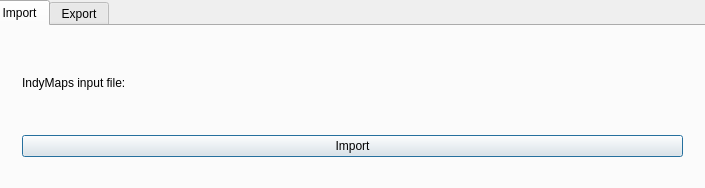
<?xml version="1.0" encoding="UTF-8"?>
<ui version="4.0">
 <class>IndyMapsConverterDialogBase</class>
 <widget class="QDialog" name="IndyMapsConverterDialogBase">
  <property name="geometry">
   <rect>
    <x>0</x>
    <y>0</y>
    <width>705</width>
    <height>188</height>
   </rect>
  </property>
  <property name="windowTitle">
   <string>Indy Maps Converter</string>
  </property>
  <widget class="QWidget" name="gridLayoutWidget">
   <property name="geometry">
    <rect>
     <x>-10</x>
     <y>0</y>
     <width>721</width>
     <height>541</height>
    </rect>
   </property>
   <layout class="QGridLayout" name="gridLayout">
    <item row="0" column="0">
     <widget class="QTabWidget" name="tabWidget">
      <property name="currentIndex">
       <number>0</number>
      </property>
      <widget class="QWidget" name="importTab">
       <attribute name="title">
        <string>Import</string>
       </attribute>
       <widget class="QWidget" name="gridLayoutWidget_2">
        <property name="geometry">
         <rect>
          <x>30</x>
          <y>30</y>
          <width>661</width>
          <height>54</height>
         </rect>
        </property>
        <layout class="QGridLayout" name="inputFileGrid">
         <item row="0" column="0">
          <widget class="QLabel" name="inputFileLabel">
           <property name="text">
            <string>IndyMaps input file:</string>
           </property>
          </widget>
         </item>
         <item row="0" column="1">
          <widget class="QgsFileWidget" name="inputFileQgsWidget"/>
         </item>
        </layout>
       </widget>
       <widget class="QWidget" name="gridLayoutWidget_3">
        <property name="geometry">
         <rect>
          <x>30</x>
          <y>100</y>
          <width>661</width>
          <height>41</height>
         </rect>
        </property>
        <layout class="QGridLayout" name="importGrid">
         <item row="0" column="0">
          <widget class="QPushButton" name="importButton">
           <property name="text">
            <string>Import</string>
           </property>
          </widget>
         </item>
        </layout>
       </widget>
      </widget>
      <widget class="QWidget" name="exportTab">
       <attribute name="title">
        <string>Export</string>
       </attribute>
       <widget class="QWidget" name="gridLayoutWidget_4">
        <property name="geometry">
         <rect>
          <x>30</x>
          <y>20</y>
          <width>661</width>
          <height>51</height>
         </rect>
        </property>
        <layout class="QGridLayout" name="exportFileGrid">
         <item row="0" column="1">
          <widget class="QgsFileWidget" name="exportFileQgsWidget"/>
         </item>
         <item row="0" column="0">
          <widget class="QLabel" name="exportFileLabel">
           <property name="text">
            <string>IndyMaps output file:</string>
           </property>
          </widget>
         </item>
        </layout>
       </widget>
       <widget class="QWidget" name="gridLayoutWidget_5">
        <property name="geometry">
         <rect>
          <x>30</x>
          <y>90</y>
          <width>661</width>
          <height>51</height>
         </rect>
        </property>
        <layout class="QGridLayout" name="exportGrid">
         <item row="0" column="0">
          <widget class="QPushButton" name="exportButton">
           <property name="text">
            <string>Export</string>
           </property>
          </widget>
         </item>
        </layout>
       </widget>
      </widget>
     </widget>
    </item>
   </layout>
  </widget>
 </widget>
 <customwidgets>
  <customwidget>
   <class>QgsFileWidget</class>
   <extends>QWidget</extends>
   <header>qgsfilewidget.h</header>
  </customwidget>
 </customwidgets>
 <resources/>
 <connections/>
</ui>
